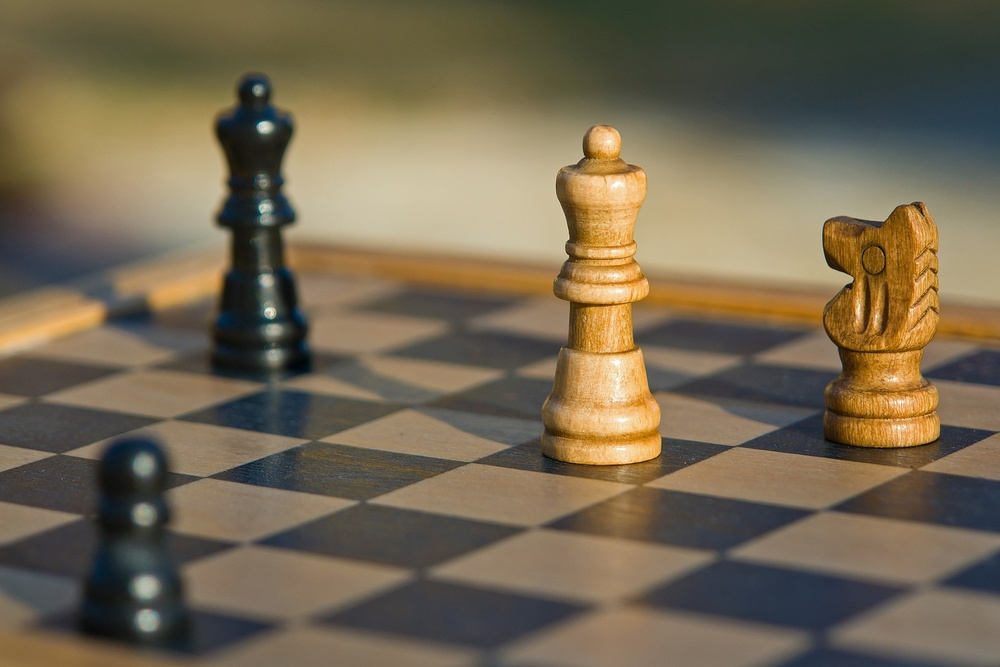
#> input picture PRODIGY_CS_02/img1.jpg, 1000 x 667 px, shrunk from 1920 x 1280 before the run, found by its file name
$ python main.py
#> lines starting #> are read from the running program, lines starting #| are printed output that depends on the picture
from PIL import Image

def encrypt_image(input_image_path, output_image_path, key):
#> called with output_image_path = 'encrypted_image.jpg', key = 123
    img = Image.open(input_image_path)
#> img is the input picture: PIL image 1000x667 RGB; mean R, G, B 116.4, 103.8, 81.6
    width, height = img.size
#> width = 1000; height = 667

    # Convert the image to RGB mode if it's not already in RGB
    img = img.convert("RGB")

    # Encrypt the image by swapping pixel values
    pixels = img.load()
    for x in range(width):
        for y in range(height):
            r, g, b = pixels[x, y]
            pixels[x, y] = (r ^ key, g ^ key, b ^ key)

    img.save(output_image_path)
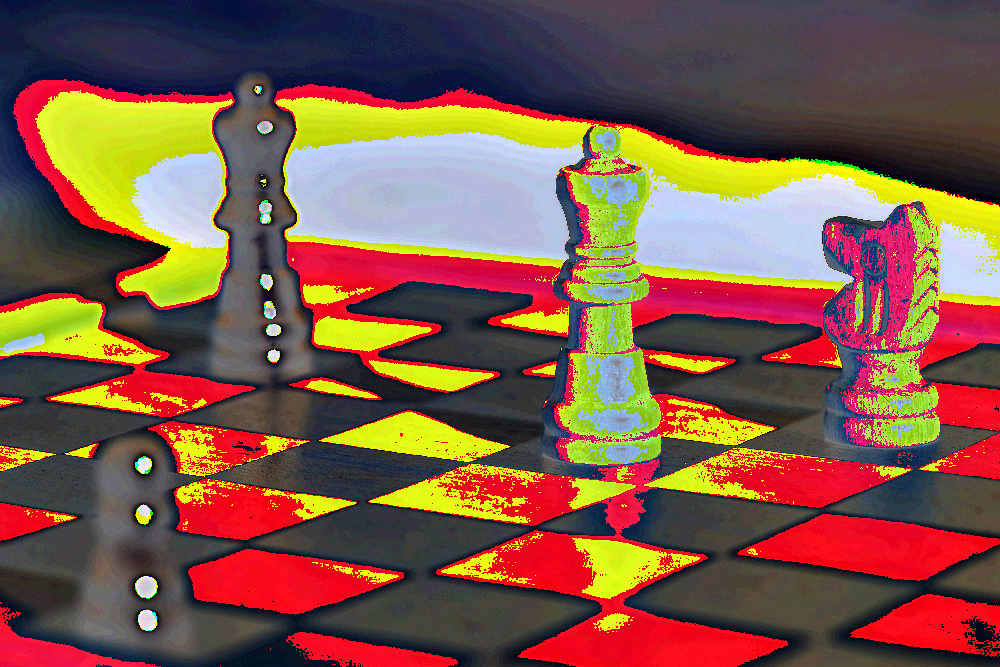
#> saved as encrypted_image.jpg: PIL image 1000x667 RGB; mean R, G, B 126.5, 89.2, 70.9
    print("Image encrypted successfully!")

def decrypt_image(input_image_path, output_image_path, key):
#> called with input_image_path = 'encrypted_image.jpg', output_image_path = 'decrypted_image.jpg', key = 123
    img = Image.open(input_image_path)
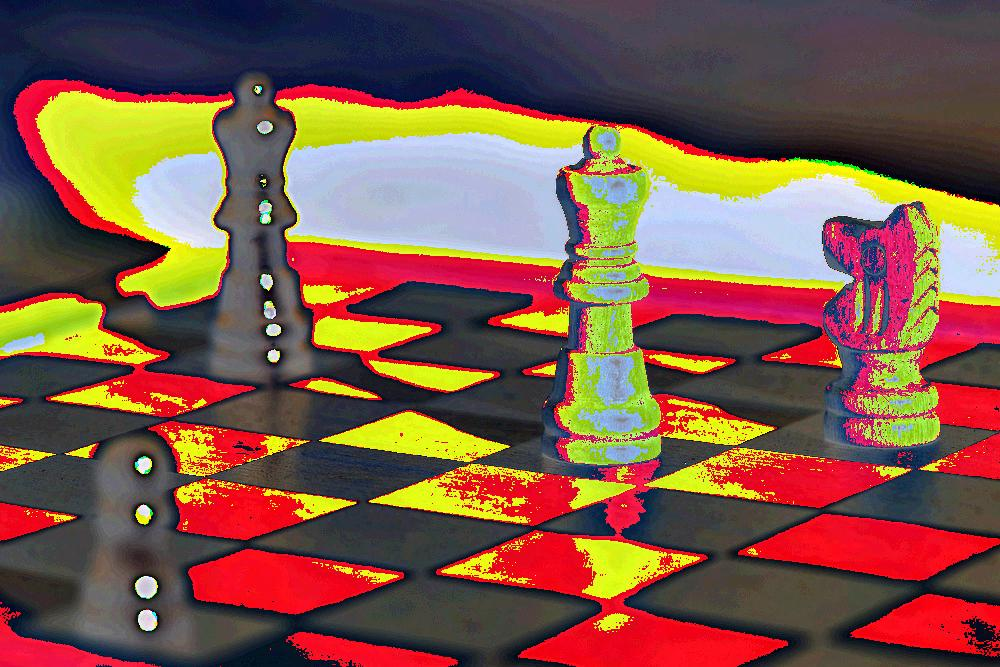
#> img: PIL image 1000x667 RGB; mean R, G, B 125.9, 89.3, 71.6
    width, height = img.size
#> width = 1000; height = 667

    # Convert the image to RGB mode if it's not already in RGB
    img = img.convert("RGB")

    # Decrypt the image by swapping pixel values
    pixels = img.load()
    for x in range(width):
        for y in range(height):
            r, g, b = pixels[x, y]
            pixels[x, y] = (r ^ key, g ^ key, b ^ key)

    img.save(output_image_path)
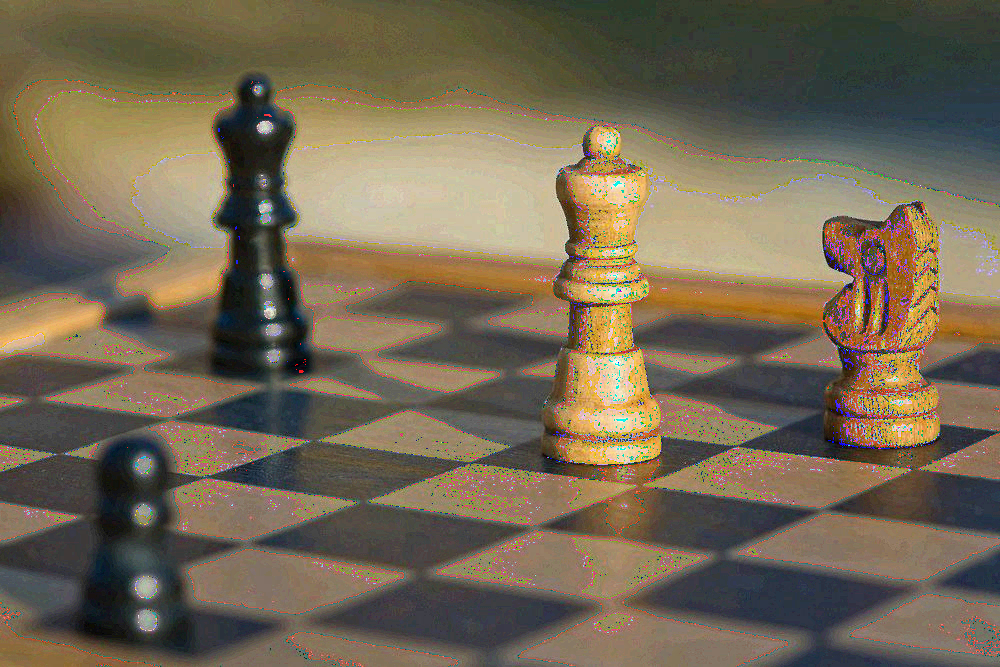
#> saved as decrypted_image.jpg: PIL image 1000x667 RGB; mean R, G, B 115.9, 103.7, 83.1
    print("Image decrypted successfully!")

input_image = "D:\Prodigy Infotech\Image encryption\img1.jpg"
encrypted_image = "encrypted_image.jpg"
decrypted_image = "decrypted_image.jpg"
encryption_key = 123

encrypt_image(input_image, encrypted_image, encryption_key)

decrypt_image(encrypted_image, decrypted_image, encryption_key)
